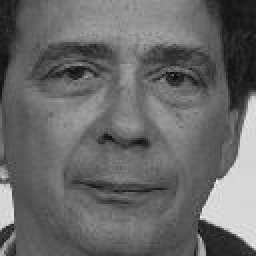
#> input picture test/images1/Training images/00743_941201_fa.jpg, 128 x 128 px (shown 2 times larger)
$ jupyter execute --allow-errors tes.ipynb
#> lines starting #> are read from the running program, lines starting #| are printed output that depends on the picture
[cell 1]
import os
from pathlib import Path
from typing import List
from matplotlib import pyplot as plt
from matplotlib.image import imread
import numpy as np
import os

def get_files(folder: str):
#> called with folder = './Images1/'
    result: List[str] = []
    test_path = Path(os.getcwd()).joinpath(folder)

    counter = 0
    image_cap = 2000

    for root, _, files in os.walk(test_path, topdown=False):
        for name in files:
            if name.endswith('.jpg') or name.endswith('.png') or name.endswith('.jpeg'):
                counter+=1
                if counter > image_cap:
                    break
                result.append(os.path.join(root, name))

    return result

[cell 2]
use_gpu = False

if use_gpu:
    import cupy as cp
else:
    import numpy as cp

import cv2

# cp.ndarray = np.ndarray

def load_image(path: str) -> cp.ndarray:
    image = cv2.imread(path,cv2.IMREAD_GRAYSCALE)
#> image is the input picture: shape (128, 128); min 5, max 237, mean 104.3
    resized = cv2.resize(image, (128,128))
    print("shape resize")
    print(resized)
#> (printed output is left out)
    # print(f"Loading image with path {path}")
    return cp.asarray(resized, cp.uint8)


def batch_load(folder: str):
    image_paths = get_files(folder)
    return cp.asarray([load_image(path) for path in image_paths], cp.uint8)
#> call 2 of load_image, with path = 'test/images1/Test/00770_960530_fa.jpg'
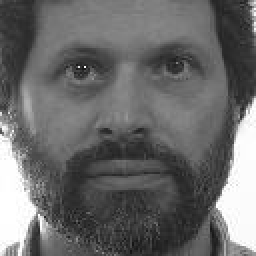
#> input picture test/images1/Test/00770_960530_fa.jpg, 128 x 128 px (shown 2 times larger)
#> in load_image, image is the input picture: shape (128, 128); min 19, max 255, mean 105.4
#> (printed output is left out)
#| (2, 128, 128)

def normalize_array(array: cp.ndarray):

    mean_face = np.zeros((128,128))

    for i in array:
        mean_face = np.add(mean_face,i)
#> this loop made 2 passes
#> pass 2, in normalize_array, `mean_face = np.add(mean_face,i)`:
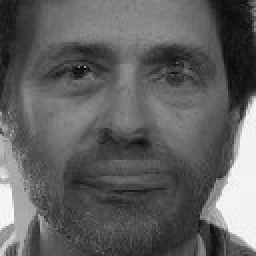
#> mean_face: shape (128, 128) float64 (shown 2 times larger); min 40, max 488, mean 209.7; drawn with min black and max white

    mean_face = np.divide(mean_face,float(len(array)))

    plt.imshow(mean_face, cmap='gray')
    plt.tick_params(labelleft='off', labelbottom='off', bottom='off',top='off',right='off',left='off', which='both')
    plt.show()
    print("ini mean_face")
    print(mean_face)
#> (printed output is left out)
    for i in range (25):
        array[i] = np.subtract(array[i],mean_face)
        print(array[i])
        plt.subplot(5,5,1+i)
        plt.imshow(array[i], cmap='gray')
        plt.tick_params(labelleft='off', labelbottom='off', bottom='off',top='off',right='off',left='off', which='both')
#> this loop made 3 passes
#> (printed output is left out)
    plt.show()
    # return array

[cell 3]
if use_gpu:
    memory = cp.get_default_memory_pool()
    memory.set_limit(size=3*1024**3)
import time

images = batch_load("./Images1/")

print(images.shape)
# [18 lines of commented-out code are left out]
#> (the rest of this cell did not finish here and is left out)

[cell 4]
import numpy as np

A = np.array([[3,0],[8,-1]])
# A = A + A.T   # a symmetric real matrix is a hermitian matrix
n = A.shape[0]

eval_A, evec_A = np.linalg.eig(A)

# Numpy way of calculating eigen vector
def evec_from_numpy(A):
    _, evec_A = np.linalg.eig(A)
    return evec_A

# Let's assume we have already know eval_A but not evec_A
def evec_from_eval(A, eval_A):
    n = A.shape[0]
    evec_A = np.zeros((n, n))
    for k in range(n):
        M = np.delete(A, k, axis=0)
        M = np.delete(M, k, axis=1)
        eval_M = np.linalg.eigvals(M)

        nominator = [np.prod(eval_A[i] - eval_M) for i in range(n)]
        denominator = [np.prod(np.delete(eval_A[i] - eval_A, i)) for i in range(n)]

        evec_A[k, :] = np.array(nominator) / np.array(denominator)
    return evec_A

evec_A_from_eval = np.zeros((n, n))
evec_A_from_eval = evec_from_eval(A, eval_A)

print(evec_A_from_eval)
print(evec_A**2)

np.allclose(evec_A_from_eval, evec_A**2)
